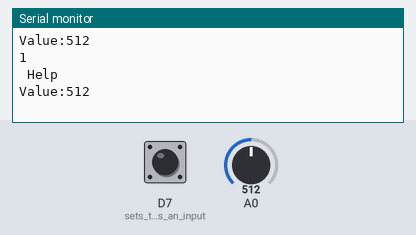
Simulated run of this sketch. Board: ESP8266 (NodeMCU). Shown: the last lines printed to the serial monitor. The test bench sets the inputs (shaded band); at power-on: D7 (sets_the_pin_as_an_input) HIGH, A0 = 512.

Above: at 1.8 s.
1.9 s: D7 (sets_the_pin_as_an_input) pulled LOW for 1.2 s
4.6 s: A0 set to 716
At 5.8 s:
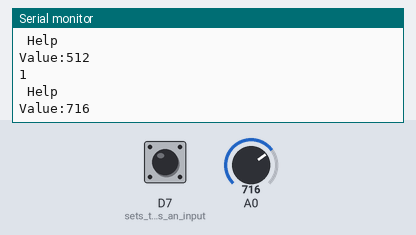
6.1 s: A0 set to 900
At 7.6 s:
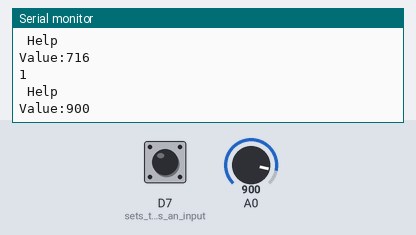
Timing chart, 0 to 9.1 s (numbered marks = the images above; inputs shaded):
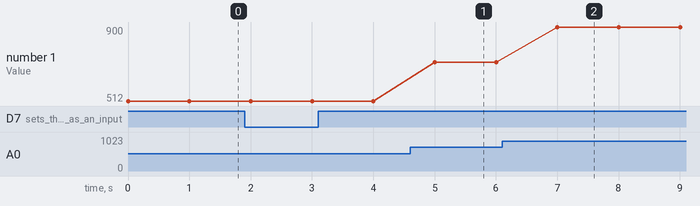

The sketch:

mq7.ino
```cpp
int sensorValue = 0;
void setup()
{
  Serial.begin(115200); // 設定Serial 傳輸速度
  pinMode(D7, INPUT);//sets the pin as an input to the arduino
}
void loop()
{
  Serial.print("Value:");
  sensorValue = analogRead(A0); //讀取數位 pin 0
  Serial.println(sensorValue, DEC); // 顯示資料
  delay(1000);
  int keystate = digitalRead(D7); // 取得輸入PIN 腳的值
  Serial.println(keystate); // 安全
  if (keystate == 0)
  {
    Serial.print(" Safe"); // 安全
  } else {
    Serial.print(" Help"); // 偵測到了
  }
  Serial.println(" ");

}
```

Measured:
- after the input at 4.6 s, the serial monitor: prints a new line after 0.40 s (image 1)
- after the input at 6.1 s, the serial monitor: prints a new line after 0.90 s (image 2)
- plotted number 1: 512 → 716 after the input at 4.6 s, 716 → 900 after the input at 6.1 s
